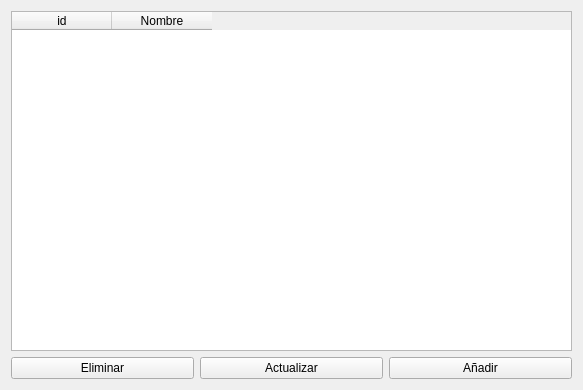
<?xml version="1.0" encoding="UTF-8"?>
<ui version="4.0">
 <class>MarcasManager</class>
 <widget class="QWidget" name="MarcasManager">
  <property name="geometry">
   <rect>
    <x>0</x>
    <y>0</y>
    <width>583</width>
    <height>390</height>
   </rect>
  </property>
  <property name="windowTitle">
   <string>Form</string>
  </property>
  <layout class="QVBoxLayout" name="verticalLayout">
   <item>
    <widget class="QTableWidget" name="tableWidget">
     <property name="editTriggers">
      <set>QAbstractItemView::NoEditTriggers</set>
     </property>
     <property name="selectionMode">
      <enum>QAbstractItemView::SingleSelection</enum>
     </property>
     <property name="selectionBehavior">
      <enum>QAbstractItemView::SelectRows</enum>
     </property>
     <property name="gridStyle">
      <enum>Qt::DashLine</enum>
     </property>
     <attribute name="horizontalHeaderHighlightSections">
      <bool>false</bool>
     </attribute>
     <attribute name="horizontalHeaderStretchLastSection">
      <bool>false</bool>
     </attribute>
     <column>
      <property name="text">
       <string>id</string>
      </property>
     </column>
     <column>
      <property name="text">
       <string>Nombre</string>
      </property>
     </column>
    </widget>
   </item>
   <item>
    <layout class="QHBoxLayout" name="horizontalLayout">
     <property name="bottomMargin">
      <number>0</number>
     </property>
     <item>
      <widget class="QPushButton" name="deleteButton">
       <property name="text">
        <string>Eliminar</string>
       </property>
      </widget>
     </item>
     <item>
      <widget class="QPushButton" name="updateButton">
       <property name="text">
        <string>Actualizar</string>
       </property>
      </widget>
     </item>
     <item>
      <widget class="QPushButton" name="addButton">
       <property name="text">
        <string>Añadir</string>
       </property>
      </widget>
     </item>
    </layout>
   </item>
  </layout>
 </widget>
 <resources/>
 <connections/>
</ui>
